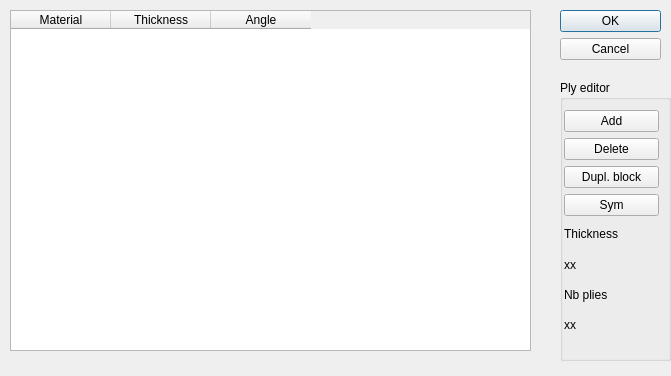
<?xml version="1.0" encoding="UTF-8"?>
<ui version="4.0">
 <class>shellLayupForm</class>
 <widget class="QDialog" name="shellLayupForm">
  <property name="geometry">
   <rect>
    <x>0</x>
    <y>0</y>
    <width>671</width>
    <height>376</height>
   </rect>
  </property>
  <property name="windowTitle">
   <string>Shell Layup Editor</string>
  </property>
  <widget class="QDialogButtonBox" name="buttonBox">
   <property name="geometry">
    <rect>
     <x>560</x>
     <y>10</y>
     <width>101</width>
     <height>71</height>
    </rect>
   </property>
   <property name="orientation">
    <enum>Qt::Vertical</enum>
   </property>
   <property name="standardButtons">
    <set>QDialogButtonBox::Cancel|QDialogButtonBox::Ok</set>
   </property>
  </widget>
  <widget class="QGroupBox" name="plyEditorGroupBox">
   <property name="geometry">
    <rect>
     <x>560</x>
     <y>80</y>
     <width>111</width>
     <height>281</height>
    </rect>
   </property>
   <property name="title">
    <string>Ply editor</string>
   </property>
   <widget class="QWidget" name="">
    <property name="geometry">
     <rect>
      <x>4</x>
      <y>30</y>
      <width>95</width>
      <height>227</height>
     </rect>
    </property>
    <layout class="QVBoxLayout" name="verticalLayout">
     <item>
      <widget class="QPushButton" name="addButton">
       <property name="text">
        <string>Add</string>
       </property>
      </widget>
     </item>
     <item>
      <widget class="QPushButton" name="delButton">
       <property name="text">
        <string>Delete</string>
       </property>
      </widget>
     </item>
     <item>
      <widget class="QPushButton" name="repeatButton">
       <property name="text">
        <string>Dupl. block</string>
       </property>
      </widget>
     </item>
     <item>
      <widget class="QPushButton" name="symButton">
       <property name="text">
        <string>Sym</string>
       </property>
      </widget>
     </item>
     <item>
      <widget class="QLabel" name="thickLabel">
       <property name="text">
        <string>Thickness</string>
       </property>
      </widget>
     </item>
     <item>
      <widget class="QLabel" name="thickValue">
       <property name="text">
        <string>xx</string>
       </property>
      </widget>
     </item>
     <item>
      <widget class="QLabel" name="nbpliesLabel">
       <property name="text">
        <string>Nb plies</string>
       </property>
      </widget>
     </item>
     <item>
      <widget class="QLabel" name="nbpliesValue">
       <property name="text">
        <string>xx</string>
       </property>
      </widget>
     </item>
    </layout>
   </widget>
  </widget>
  <widget class="QTableWidget" name="layupTableWidget">
   <property name="geometry">
    <rect>
     <x>10</x>
     <y>10</y>
     <width>521</width>
     <height>341</height>
    </rect>
   </property>
   <column>
    <property name="text">
     <string>Material</string>
    </property>
   </column>
   <column>
    <property name="text">
     <string>Thickness</string>
    </property>
   </column>
   <column>
    <property name="text">
     <string>Angle</string>
    </property>
   </column>
  </widget>
 </widget>
 <tabstops>
  <tabstop>layupTableWidget</tabstop>
  <tabstop>addButton</tabstop>
  <tabstop>delButton</tabstop>
  <tabstop>repeatButton</tabstop>
  <tabstop>symButton</tabstop>
 </tabstops>
 <resources/>
 <connections>
  <connection>
   <sender>buttonBox</sender>
   <signal>accepted()</signal>
   <receiver>shellLayupForm</receiver>
   <slot>accept()</slot>
   <hints>
    <hint type="sourcelabel">
     <x>560</x>
     <y>80</y>
    </hint>
    <hint type="destinationlabel">
     <x>157</x>
     <y>274</y>
    </hint>
   </hints>
  </connection>
  <connection>
   <sender>buttonBox</sender>
   <signal>rejected()</signal>
   <receiver>shellLayupForm</receiver>
   <slot>reject()</slot>
   <hints>
    <hint type="sourcelabel">
     <x>586</x>
     <y>80</y>
    </hint>
    <hint type="destinationlabel">
     <x>286</x>
     <y>274</y>
    </hint>
   </hints>
  </connection>
 </connections>
</ui>
